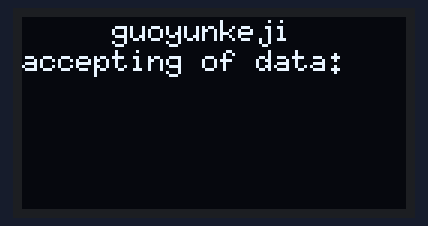
This sketch was run on a simulated Arduino Uno, built with avr-gcc and run on an emulated ATmega328P. Shown: 128×64 one-colour display.

Above: at 0.3 s.

The sketch:

rf24l01_uno.ino
```cpp
///*
//  GT-24 V1.0 (RF24L01) 测试开发程序
//  编者：果云科技有限公司
//淘宝店铺:https://shop532831232.taobao.com
//
//适用芯片：arduino UNO
//
//线路连接：  RF24L01： VCC        3.3V
//                      GND        GND
//                      CE         D8
//                     IRQ         --
//                      CSN        D7
//                      SCK        D13
//                     MOSI        D11
//                     MISO        D12
//
//      OLED(IIC):  VCC        3.3V
//                  GND        GND
//                  SCL        A5
//                  SDA        A4
//
//  最后修改时间；2018年8月1日 12:00:00
//*/
#include "U8glib.h"
#include <SPI.h>
#include <Mirf.h>
#include <nRF24L01.h>
#include <MirfHardwareSpiDriver.h>
U8GLIB_SSD1306_128X64 u8g(U8G_I2C_OPT_NONE);        // HW SPI Com: CS = 10, A0 = 9 (Hardware Pins are  SCK = 13 and MOSI = 11)
char str1[]="guoyunkeji";
char str2[]="accepting of data:";
uint8_t convert[5]={0};
uint8_t num,value;

//m^n函数
uint32_t oled_pow(uint8_t m,uint8_t n)
{
  uint32_t result=1;
  while(n--)result*=m;
  return result;
}
void ShowNum_buff(uint8_t* TxBuffer,uint8_t num,uint8_t len)   //把16进制数组转换为字符
{
  uint8_t t,temp;
  uint8_t enshow=0;
  for(t=0;t<len;t++)
  {
    temp=(num/oled_pow(10,len-t-1))%10;

    *TxBuffer =  temp+0x30;
    TxBuffer++;
  }
}
void u8g_prepare(void) {
  u8g.setFont(u8g_font_6x10);
  u8g.setFontRefHeightExtendedText();
  u8g.setDefaultForegroundColor();
  u8g.setFontPosTop();
}

void setup()
{
  u8g_prepare();//初始化字体，屏幕参数
  u8g.firstPage();
    do {
      u8g.drawStr(30,0,(char *)str1);
      u8g.drawStr(0,10,(char *)str2);
   }
    while( u8g.nextPage() );

    Mirf.spi = &MirfHardwareSpi;
    Mirf.init();
    Mirf.setRADDR((byte *)"ABCDE"); //设置自己的地址（发送端地址），使用5个字符
    Mirf.payload = sizeof(value);
    Mirf.channel = 90;              //设置所用信道
    Mirf.config();
}

void loop()
{
   if(Mirf.dataReady()) {  //当接收到程序，便从串口输出接收到的数据
    Mirf.getData((byte *) &value);
     ShowNum_buff(convert,value,3);

    u8g.firstPage();
    do {
          u8g.drawStr(100,10,convert);
       }
    while( u8g.nextPage() );
 }
}
```
